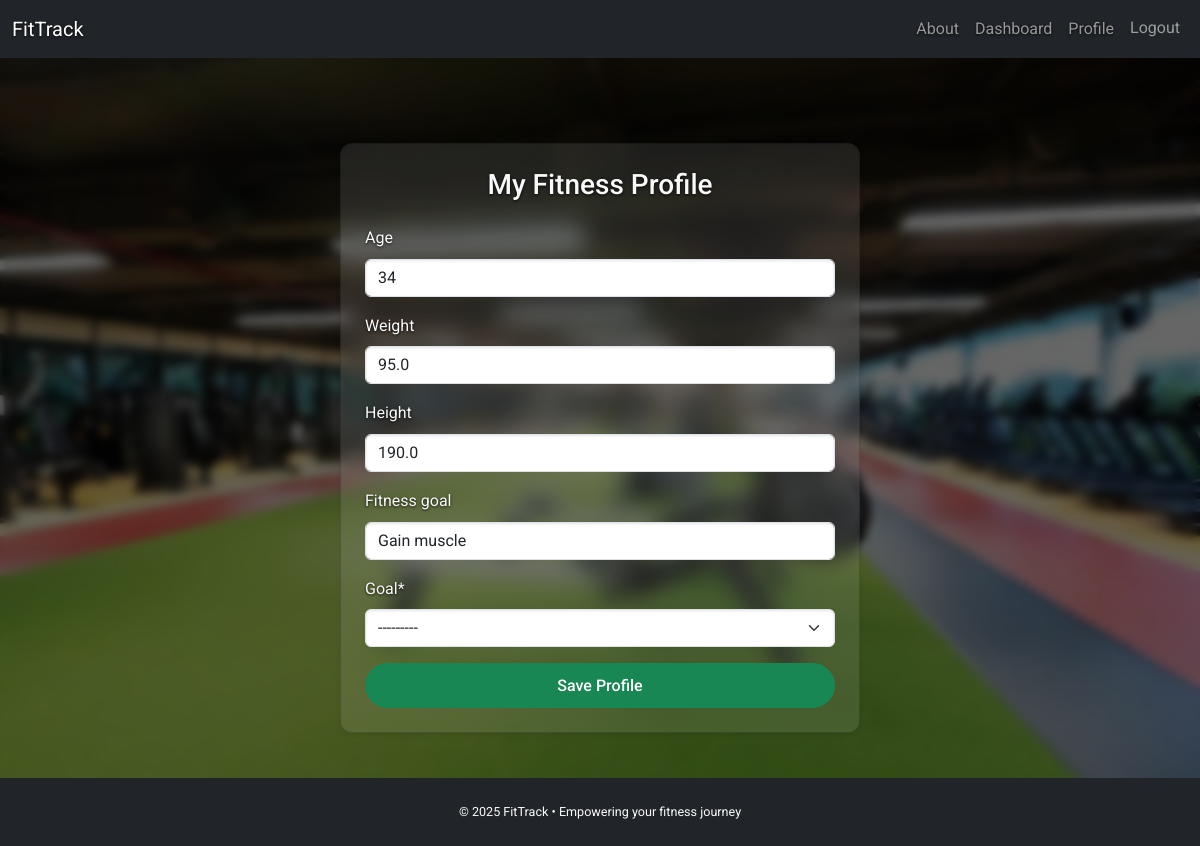
Screenshot of /profile/ (signed in) with the database file from the repository.
### common/models.py (models this page shows, shortened)
class UserProfile(models.Model):
    user = models.OneToOneField(User, on_delete=models.CASCADE)
    goal = models.ForeignKey('GoalPlan', null=True, on_delete=models.SET_NULL)
    age = models.PositiveIntegerField(null=True, blank=True)
    weight = models.FloatField(null=True, blank=True)
    height = models.FloatField(null=True, blank=True)
    fitness_goal = models.TextField(blank=True)

### common/views.py (the view)
# urls.py: path('profile/', ProfileUpdateView.as_view(), name='profile'),
class ProfileUpdateView(LoginRequiredMixin, UpdateView):
    model = UserProfile
    form_class = UserProfileForm
    template_name = 'common/profile.html'
    success_url = reverse_lazy('dashboard')
    def get_object(self, queryset=None):
        return UserProfile.objects.get_or_create(user=self.request.user)[0]

### common/forms.py
class UserProfileForm(forms.ModelForm):
    class Meta:
        model = UserProfile
        fields = ['age', 'weight', 'height', 'fitness_goal', 'goal']
        widgets = {
            'fitness_goal': forms.TextInput(attrs={
                'rows': 4,
                'class': 'form-control',
                'style': 'resize: vertical;'
            }),
        }

### common/models.py (called while the page is built)
    def __str__(self):
        return f"{self.length}‑Day: {self.name}"

### templates/common/profile.html (shortened to what this page needs)
{% extends 'common/base.html' %}
{% load crispy_forms_filters %}
{% load crispy_forms_tags %}
{% block content %}
<div class="d-flex justify-content-center align-items-center" style="min-height: calc(100vh - 120px);">
    <div class="card shadow-sm w-100" style="max-width: 520px;">
        <div class="card-body p-4">
            <h3 class="text-center mb-4">My Fitness Profile</h3>
                <form method="post" enctype="multipart/form-data">
                  {{ form|crispy }}
                      <div class="d-grid mt-3">
                        <button type="submit" class="btn btn-success">Save Profile</button>
                      </div>
                </form>
        </div>
    </div>
</div>
{% endblock %}

### static/css/styles.css (style rules this page uses)
body { font-family: 'Roboto', sans-serif; background: url('../images/gym.jpg') no-repeat center center fixed; background-size: cover; color: #f1f1f1; position: relative; line-height: 1.6; }
body::before { content: ""; position: fixed; top: 0; left: 0; width: 100%; height: 100%; background-color: rgba(0, 0, 0, 0.6); backdrop-filter: blur(5px); z-index: -1; }
h1, h2, h3, h4, p, label, a, small { color: #f9f9f9; text-shadow: 0 1px 3px rgba(0, 0, 0, 0.8); }
.card, .frosted-card { background: rgba(255, 255, 255, 0.1); backdrop-filter: blur(10px); -webkit-backdrop-filter: blur(10px); color: #fff; border-radius: 12px; box-shadow: 0 4px 16px rgba(0, 0, 0, 0.4); }
.btn-primary, .btn-success, .btn-outline-success { border-radius: 30px; font-weight: 500; padding: 0.6rem 1.3rem; transition: all 0.2s ease; }
input, textarea, select { background-color: #fff; color: #000; border-radius: 8px; padding: 0.5rem; border: 1px solid #ccc; box-shadow: inset 0 1px 3px rgba(0,0,0,0.1); }

### rows the page displays
UserProfile: age "34", weight "95.0", height "190.0", fitness_goal "Gain muscle", goal "---------"
